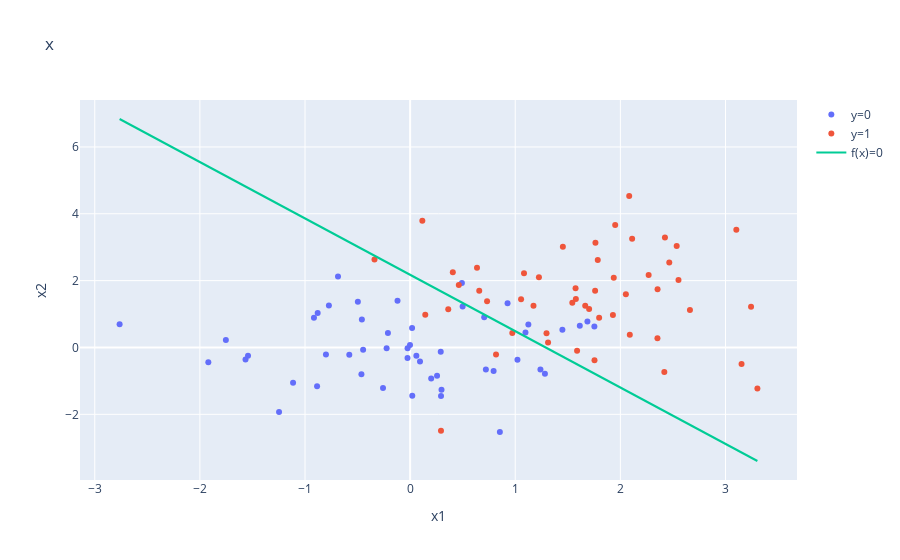

Notebook code for this chart:
### Code cell
import numpy as np
import plotly.graph_objects as go
import plotly
import plotly.offline as py
py.init_notebook_mode(connected=True)

from numpy.random import RandomState
rs = RandomState(12345)

def sigmoid(input):    
    # sigmoid function
    output = 1 / (1 + np.exp(-input - 2 * np.finfo(float).eps))
    return output

def f(w, b, x):
    # define the logistic function
    return sigmoid(np.dot(x, w) + b)

def optimize(x, y,learning_rate, iterations, weight, bias): 
    # run gradient ascent based on MLE:
    size = x.shape[0]
    for i in range(iterations): 
        p = f(weight, bias, x)
        loss = -1/size * np.sum(y * np.log(p)) + (1 - y) * np.log(1-p)
        dW = 1/size * np.dot(x.T, (p - y))
        db = 1/size * np.sum(p - y)
        weight -= learning_rate * dW
        bias -= learning_rate * db 
    return weight, bias


# dataset definition
n_samples = 50
x = np.concatenate([np.random.normal(size=(n_samples, 2)), 
                    np.array([1, 1.5]) * np.random.normal(size=(n_samples, 2)) + np.array([1.5, 2])])
y = np.concatenate([np.zeros((n_samples,)), np.ones((n_samples, ))])

# run gradient ascent
w, b = optimize(x, y, 0.2, 5000, np.array([0.1, 0.1]), 0.1)
    
x_space = np.linspace(np.min(x[:,0]), np.max(x[:,0]))
# w0 * x0 + w1 * x1 + b = 0 --> x1 = ....
y_space = -w[0] / w[1] * x_space - b / w[1]
    
fig = go.Figure(data=[
    go.Scatter(x=x[0:n_samples,0], y=x[0:n_samples,1], mode='markers', name='y=0',),
    go.Scatter(x=x[n_samples::,0], y=x[n_samples::,1], mode='markers', name='y=1'), 
    go.Scatter(x=x_space, y=y_space,  name='f(x)=0')],
                layout=go.Layout(title='x', 
                                 xaxis=dict(title="x1",),
                                 yaxis=dict(title="x2",)))
plotly.offline.iplot(fig)

### Figure 1 — Plotly figure (JSON) as saved in the notebook; plotly's stock layout.template omitted (floating-point values rounded to 4 significant figures)
{"data": [{"mode": "markers", "name": "y=0", "type": "scatter", "x": [-0.686, 0.4927, -2.764, -1.92, 1.24, -1.542, 0.4994, 0.2562, -1.753, -0.02464, -0.5787, 0.294, -0.1198, 0.9269, 0.02047, 0.7942, -1.566, 0.09412, -0.4972, -0.4471, -1.247, 0.7047, -0.001085, 1.753, -0.459, -0.8793, 0.8538, -0.02419, 1.021, -1.114, -0.2579, 0.2004, -0.7727, 0.05944, -0.8851, -0.8007, 1.283, -0.2111, 1.687, 0.01867, 0.2913, 1.449, 0.2986, 1.614, 1.125, 0.7208, -0.9148, -0.2236, -0.4633, 1.097], "y": [2.122, 1.93, 0.6926, -0.4431, -0.6597, -0.2475, 1.226, -0.8452, 0.2215, -0.3163, -0.2152, -1.455, 1.4, 1.323, -1.444, -0.7065, -0.3622, -0.4217, 1.371, -0.06578, -1.933, 0.9066, 0.07557, 0.6242, 0.8403, 1.034, -2.525, -0.0196, -0.364, -1.059, -1.211, -0.928, 1.259, -0.2446, -1.162, -0.2088, -0.7884, 0.4367, 0.7749, 0.5796, -0.1297, 0.5332, -1.262, 0.6503, 0.6844, -0.6618, 0.886, -0.02135, -0.8042, 0.4458]}, {"mode": "markers", "name": "y=1", "type": "scatter", "x": [1.666, 2.418, 0.9722, 2.084, 2.354, 3.304, 1.577, 2.112, 2.353, 0.6575, 2.662, 1.76, 0.4631, 0.2936, 1.754, 1.543, 1.588, 2.052, 2.465, 1.056, 1.785, 2.553, 3.243, 1.798, 1.937, 2.536, 1.312, 0.1163, 1.763, 1.929, 0.8172, 0.4061, 1.703, 1.453, 2.09, 1.574, 1.298, 2.269, 0.3628, -0.3389, 0.6363, 1.083, 3.103, 3.153, 0.1442, 1.951, 1.225, 2.424, 1.174, 0.7321], "y": [1.249, -0.737, 0.4361, 4.533, 1.745, -1.227, 1.453, 3.254, 0.2747, 1.7, 1.123, 1.696, 1.868, -2.491, -0.3849, 1.338, -0.09911, 1.593, 2.546, 1.445, 2.621, 2.018, 1.218, 0.8929, 2.085, 3.033, 0.1507, 3.788, 3.13, 0.9702, -0.2127, 2.249, 1.151, 3.013, 0.3831, 1.772, 0.4227, 2.167, 1.142, 2.629, 2.384, 2.221, 3.525, -0.4932, 0.9769, 3.668, 2.101, 3.293, 1.252, 1.385]}, {"name": "f(x)=0", "type": "scatter", "x": [-2.764, -2.64, -2.516, -2.392, -2.268, -2.145, -2.021, -1.897, -1.773, -1.649, -1.525, -1.402, -1.278, -1.154, -1.03, -0.9063, -0.7825, -0.6587, -0.5348, -0.411, -0.2872, -0.1634, -0.03954, 0.08428, 0.2081, 0.3319, 0.4557, 0.5796, 0.7034, 0.8272, 0.951, 1.075, 1.199, 1.323, 1.446, 1.57, 1.694, 1.818, 1.942, 2.065, 2.189, 2.313, 2.437, 2.561, 2.685, 2.808, 2.932, 3.056, 3.18, 3.304], "y": [6.836, 6.627, 6.418, 6.209, 6.001, 5.792, 5.583, 5.374, 5.165, 4.956, 4.748, 4.539, 4.33, 4.121, 3.912, 3.704, 3.495, 3.286, 3.077, 2.868, 2.659, 2.451, 2.242, 2.033, 1.824, 1.615, 1.407, 1.198, 0.9889, 0.7801, 0.5713, 0.3624, 0.1536, -0.0552, -0.264, -0.4728, -0.6817, -0.8905, -1.099, -1.308, -1.517, -1.726, -1.935, -2.143, -2.352, -2.561, -2.77, -2.979, -3.187, -3.396]}], "layout": {"title": {"text": "x"}, "xaxis": {"title": {"text": "x1"}}, "yaxis": {"title": {"text": "x2"}}}}
